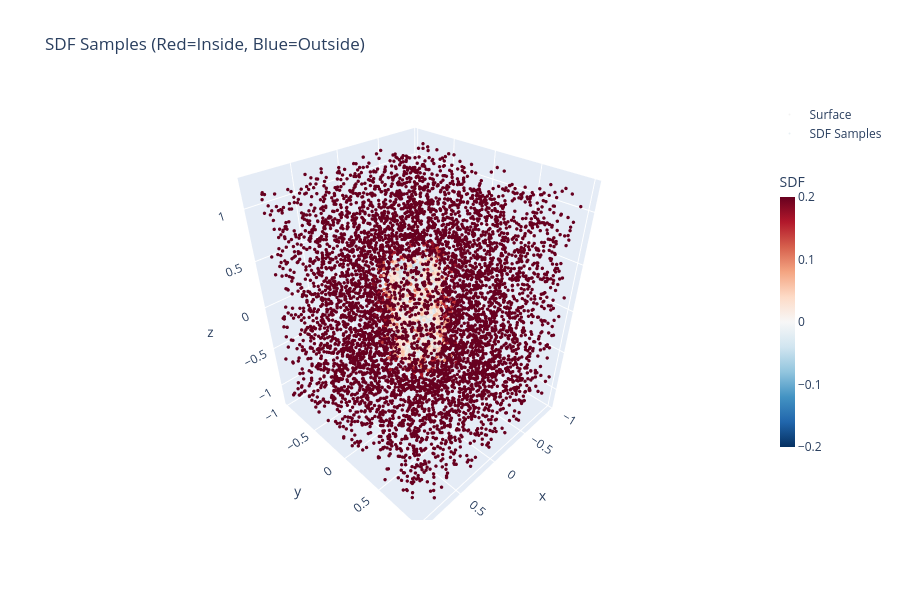

This figure's notebook cell:
### Code cell
try:
    test_data = SyntheticPeptidesDataset('./data/synthetic_peptides_split/train', num_files=1, structure_types=['nanotubes'])
except:
    test_data = SyntheticPeptidesDataset('./data/synthetic_peptides', num_files=1)

surface_np = test_data[0]["points"].numpy()
sample_coords, sample_sdf = compute_sdf_samples(surface_np, n_samples=10000)

inside_mask = sample_sdf < -0.02
surface_mask = np.abs(sample_sdf) <= 0.02
outside_mask = sample_sdf > 0.02
print(f"Inside: {np.sum(inside_mask)} ({np.sum(inside_mask)/len(sample_sdf)*100:.1f}%)  "
      f"Surface: {np.sum(surface_mask)} ({np.sum(surface_mask)/len(sample_sdf)*100:.1f}%)  "
      f"Outside: {np.sum(outside_mask)} ({np.sum(outside_mask)/len(sample_sdf)*100:.1f}%)  "
      f"SDF: [{sample_sdf.min():.3f}, {sample_sdf.max():.3f}]")

fig = go.Figure([
    go.Scatter3d(x=surface_np[:,0], y=surface_np[:,1], z=surface_np[:,2],
                 mode='markers', marker=dict(size=2, color='lightgray', opacity=0.3), name='Surface'),
    go.Scatter3d(x=sample_coords[:,0], y=sample_coords[:,1], z=sample_coords[:,2],
                 mode='markers',
                 marker=dict(size=2, color=sample_sdf, colorscale='RdBu_r', cmin=-0.2, cmax=0.2,
                             colorbar=dict(title="SDF", thickness=15, len=0.7), showscale=True),
                 name='SDF Samples',
                 hovertemplate='SDF: %{marker.color:.3f}<extra></extra>')
])
fig.update_layout(title='SDF Samples (Red=Inside, Blue=Outside)', scene=dict(aspectmode='data'), height=600)
fig.show()

### Figure 1 — Plotly figure (JSON) as saved in the notebook; plotly's stock layout.template omitted (floating-point values rounded to 4 significant figures; data arrays with more than 128 entries replaced by an {"elided": "..."} marker saying what was removed)
{"data": [{"marker": {"color": "lightgray", "opacity": 0.3, "size": 2}, "mode": "markers", "name": "Surface", "type": "scatter3d", "x": {"elided": "3000 float values"}, "y": {"elided": "3000 float values"}, "z": {"elided": "3000 float values"}}, {"hovertemplate": "SDF: %{marker.color:.3f}<extra></extra>", "marker": {"cmax": 0.2, "cmin": -0.2, "color": {"elided": "10000 float values"}, "colorbar": {"len": 0.7, "thickness": 15, "title": {"text": "SDF"}}, "colorscale": [[0, "rgb(5,48,97)"], [0.1, "rgb(33,102,172)"], [0.2, "rgb(67,147,195)"], [0.3, "rgb(146,197,222)"], [0.4, "rgb(209,229,240)"], [0.5, "rgb(247,247,247)"], [0.6, "rgb(253,219,199)"], [0.7, "rgb(244,165,130)"], [0.8, "rgb(214,96,77)"], [0.9, "rgb(178,24,43)"], [1, "rgb(103,0,31)"]], "showscale": true, "size": 2}, "mode": "markers", "name": "SDF Samples", "type": "scatter3d", "x": {"elided": "10000 float values"}, "y": {"elided": "10000 float values"}, "z": {"elided": "10000 float values"}}], "layout": {"height": 600, "scene": {"aspectmode": "data"}, "title": {"text": "SDF Samples (Red=Inside, Blue=Outside)"}}}
